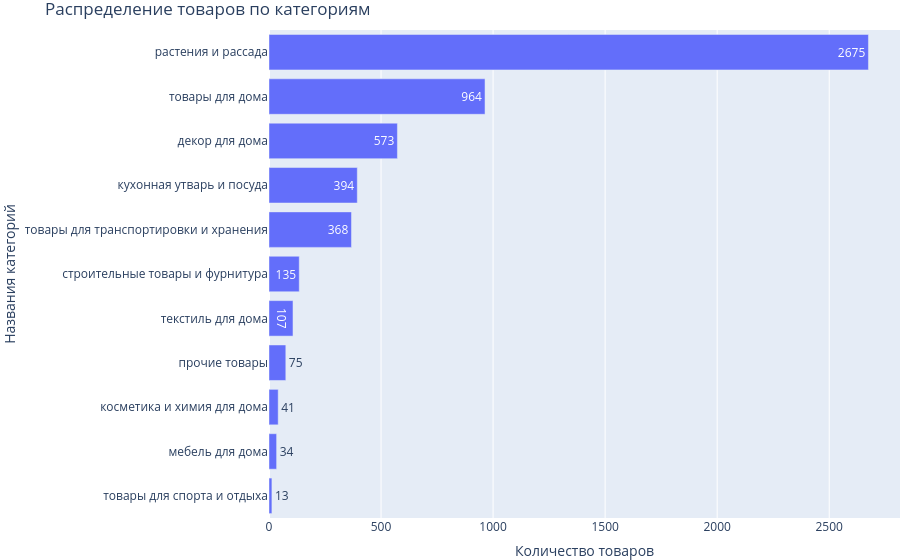

The code cell stored with this chart in its notebook:
### Markdown cell above
Добавлю столбец с созданными категориями товаров в датафрейм.

### Code cell
df['category'] = df['product'].apply(set_category)
df[df['category'] == "unknown"]
df_pivot_category = df.pivot_table(
    index='category', 
    values='product', 
    aggfunc='count').reset_index().sort_values(by='product')
df_pivot_category.columns = ['category', 'number_of_products']
# строю график распределения товаров по категориям
fig = px.bar(df_pivot_category, x="number_of_products", y="category", text="number_of_products")
fig.update_layout(
    legend_orientation="h",
    legend=dict(x=0.5, xanchor="center"),
    title="Распределение товаров по категориям",
    xaxis_title="Количество товаров",
    yaxis_title="Названия категорий",
    margin=dict(l=0, r=0, t=30, b=0),
)
fig.show()

### Figure 1 — Plotly figure (JSON) as saved in the notebook; plotly's stock layout.template omitted (floating-point values rounded to 4 significant figures)
{"data": [{"alignmentgroup": "True", "hovertemplate": "number_of_products=%{text}<br>category=%{y}<extra></extra>", "legendgroup": "", "marker": {"color": "#636efa", "pattern": {"shape": ""}}, "name": "", "offsetgroup": "", "orientation": "h", "showlegend": false, "text": [13, 34, 41, 75, 107, 135, 368, 394, 573, 964, 2675], "textposition": "auto", "type": "bar", "x": [13, 34, 41, 75, 107, 135, 368, 394, 573, 964, 2675], "xaxis": "x", "y": ["товары для спорта и отдыха", "мебель для дома", "косметика и химия для дома", "прочие товары", "текстиль для дома", "строительные товары и фурнитура", "товары для транспортировки и хранения", "кухонная утварь и посуда", "декор для дома", "товары для дома", "растения и рассада"], "yaxis": "y"}], "layout": {"barmode": "relative", "legend": {"orientation": "h", "tracegroupgap": 0, "x": 0.5, "xanchor": "center"}, "margin": {"b": 0, "l": 0, "r": 0, "t": 30}, "title": {"text": "Распределение товаров по категориям"}, "xaxis": {"anchor": "y", "domain": [0, 1], "title": {"text": "Количество товаров"}}, "yaxis": {"anchor": "x", "domain": [0, 1], "title": {"text": "Названия категорий"}}}}
